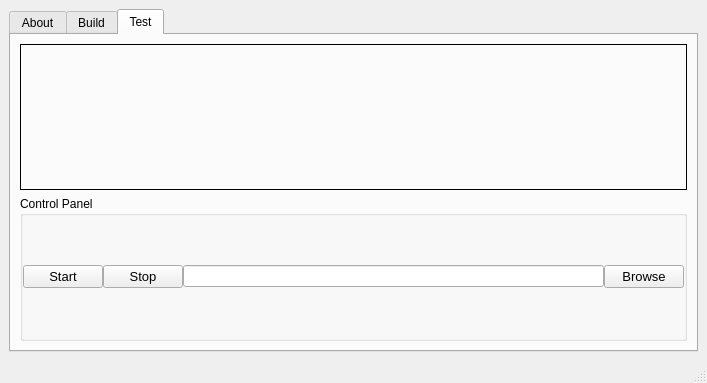
<?xml version="1.0" encoding="UTF-8"?>
<ui version="4.0">
 <class>MainWindow</class>
 <widget class="QMainWindow" name="MainWindow">
  <property name="geometry">
   <rect>
    <x>0</x>
    <y>0</y>
    <width>707</width>
    <height>383</height>
   </rect>
  </property>
  <property name="windowTitle">
   <string>MainWindow</string>
  </property>
  <widget class="QWidget" name="centralwidget">
   <layout class="QVBoxLayout" name="verticalLayout">
    <item>
     <widget class="QTabWidget" name="tabWidget">
      <property name="currentIndex">
       <number>2</number>
      </property>
      <property name="movable">
       <bool>false</bool>
      </property>
      <widget class="QWidget" name="About">
       <attribute name="title">
        <string>About</string>
       </attribute>
       <widget class="QLabel" name="label">
        <property name="geometry">
         <rect>
          <x>10</x>
          <y>10</y>
          <width>266</width>
          <height>33</height>
         </rect>
        </property>
        <property name="font">
         <font>
          <pointsize>20</pointsize>
         </font>
        </property>
        <property name="text">
         <string>Haar Cascade Creator!</string>
        </property>
        <property name="scaledContents">
         <bool>true</bool>
        </property>
       </widget>
      </widget>
      <widget class="QWidget" name="Build">
       <attribute name="title">
        <string>Build</string>
       </attribute>
       <layout class="QGridLayout" name="gridLayout">
        <item row="0" column="1">
         <widget class="QGroupBox" name="groupBox_2">
          <property name="title">
           <string/>
          </property>
          <layout class="QVBoxLayout" name="verticalLayout_2">
           <item>
            <widget class="QGroupBox" name="groupBox_4">
             <property name="title">
              <string>GroupBox</string>
             </property>
             <layout class="QGridLayout" name="gridLayout_4">
              <item row="1" column="1">
               <widget class="QLineEdit" name="lineEdit_2"/>
              </item>
              <item row="1" column="3">
               <widget class="QPushButton" name="pushButton_4">
                <property name="text">
                 <string>Browse</string>
                </property>
               </widget>
              </item>
              <item row="0" column="1" alignment="Qt::AlignBottom">
               <widget class="QLabel" name="label_3">
                <property name="font">
                 <font>
                  <pointsize>10</pointsize>
                 </font>
                </property>
                <property name="text">
                 <string>Model Folder</string>
                </property>
                <property name="alignment">
                 <set>Qt::AlignRight|Qt::AlignTrailing|Qt::AlignVCenter</set>
                </property>
               </widget>
              </item>
             </layout>
            </widget>
           </item>
           <item>
            <widget class="QGroupBox" name="groupBox_3">
             <property name="title">
              <string>GroupBox</string>
             </property>
             <layout class="QGridLayout" name="gridLayout_3"/>
            </widget>
           </item>
          </layout>
         </widget>
        </item>
       </layout>
      </widget>
      <widget class="QWidget" name="Test">
       <attribute name="title">
        <string>Test</string>
       </attribute>
       <layout class="QGridLayout" name="gridLayout_2">
        <item row="1" column="0">
         <widget class="QLabel" name="test_Label">
          <property name="frameShape">
           <enum>QFrame::Panel</enum>
          </property>
          <property name="midLineWidth">
           <number>0</number>
          </property>
          <property name="text">
           <string/>
          </property>
          <property name="pixmap">
           <pixmap>../../template.png</pixmap>
          </property>
          <property name="scaledContents">
           <bool>true</bool>
          </property>
          <property name="alignment">
           <set>Qt::AlignCenter</set>
          </property>
         </widget>
        </item>
        <item row="2" column="0">
         <widget class="QGroupBox" name="groupBox">
          <property name="minimumSize">
           <size>
            <width>0</width>
            <height>50</height>
           </size>
          </property>
          <property name="title">
           <string>Control Panel</string>
          </property>
          <layout class="QGridLayout" name="gridLayout_5">
           <property name="leftMargin">
            <number>0</number>
           </property>
           <property name="topMargin">
            <number>0</number>
           </property>
           <property name="rightMargin">
            <number>0</number>
           </property>
           <property name="bottomMargin">
            <number>0</number>
           </property>
           <property name="spacing">
            <number>0</number>
           </property>
           <item row="0" column="1">
            <widget class="QPushButton" name="test_Stop_Button">
             <property name="minimumSize">
              <size>
               <width>0</width>
               <height>0</height>
              </size>
             </property>
             <property name="font">
              <font>
               <pointsize>10</pointsize>
              </font>
             </property>
             <property name="text">
              <string>Stop</string>
             </property>
            </widget>
           </item>
           <item row="0" column="0">
            <widget class="QPushButton" name="test_Start_Button">
             <property name="font">
              <font>
               <pointsize>10</pointsize>
              </font>
             </property>
             <property name="text">
              <string>Start</string>
             </property>
            </widget>
           </item>
           <item row="0" column="2">
            <widget class="QLineEdit" name="test_lineEdit"/>
           </item>
           <item row="0" column="3">
            <widget class="QPushButton" name="test_Browse_Button">
             <property name="font">
              <font>
               <pointsize>10</pointsize>
              </font>
             </property>
             <property name="text">
              <string>Browse</string>
             </property>
            </widget>
           </item>
          </layout>
         </widget>
        </item>
       </layout>
      </widget>
     </widget>
    </item>
   </layout>
  </widget>
  <widget class="QMenuBar" name="menubar">
   <property name="geometry">
    <rect>
     <x>0</x>
     <y>0</y>
     <width>707</width>
     <height>21</height>
    </rect>
   </property>
  </widget>
  <widget class="QStatusBar" name="statusbar"/>
 </widget>
 <resources/>
 <connections/>
</ui>
